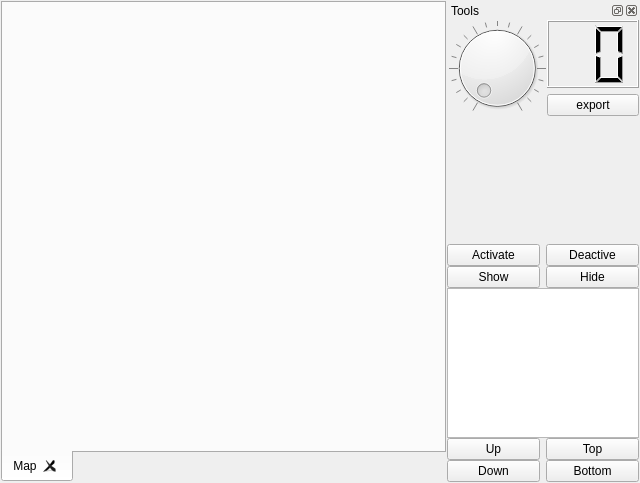
<?xml version="1.0" encoding="UTF-8"?>
<ui version="4.0">
 <class>osm_frame_widget</class>
 <widget class="QWidget" name="osm_frame_widget">
  <property name="geometry">
   <rect>
    <x>0</x>
    <y>0</y>
    <width>640</width>
    <height>483</height>
   </rect>
  </property>
  <property name="windowTitle">
   <string>osm_frame_widget</string>
  </property>
  <property name="windowIcon">
   <iconset resource="resource/resource.qrc">
    <normaloff>:/ui/icons/Folder Online aqua.png</normaloff>:/ui/icons/Folder Online aqua.png</iconset>
  </property>
  <layout class="QHBoxLayout" name="horizontalLayout_5">
   <property name="spacing">
    <number>1</number>
   </property>
   <property name="leftMargin">
    <number>1</number>
   </property>
   <property name="topMargin">
    <number>1</number>
   </property>
   <property name="rightMargin">
    <number>1</number>
   </property>
   <property name="bottomMargin">
    <number>1</number>
   </property>
   <item>
    <widget class="QTabWidget" name="tabWidget_main">
     <property name="tabPosition">
      <enum>QTabWidget::South</enum>
     </property>
     <property name="tabShape">
      <enum>QTabWidget::Rounded</enum>
     </property>
     <property name="currentIndex">
      <number>0</number>
     </property>
     <property name="iconSize">
      <size>
       <width>16</width>
       <height>16</height>
      </size>
     </property>
     <property name="elideMode">
      <enum>Qt::ElideLeft</enum>
     </property>
     <property name="usesScrollButtons">
      <bool>true</bool>
     </property>
     <property name="documentMode">
      <bool>false</bool>
     </property>
     <property name="tabsClosable">
      <bool>true</bool>
     </property>
     <property name="movable">
      <bool>true</bool>
     </property>
     <widget class="QWidget" name="tab_map">
      <attribute name="icon">
       <iconset resource="resource/resource.qrc">
        <normaloff>:/ui/icons/Folder Online aqua.png</normaloff>:/ui/icons/Folder Online aqua.png</iconset>
      </attribute>
      <attribute name="title">
       <string>Map</string>
      </attribute>
      <layout class="QHBoxLayout" name="horizontalLayout">
       <property name="spacing">
        <number>0</number>
       </property>
       <property name="sizeConstraint">
        <enum>QLayout::SetDefaultConstraint</enum>
       </property>
       <property name="leftMargin">
        <number>0</number>
       </property>
       <property name="topMargin">
        <number>0</number>
       </property>
       <property name="rightMargin">
        <number>0</number>
       </property>
       <property name="bottomMargin">
        <number>0</number>
       </property>
       <item>
        <widget class="tilesviewer" name="widget_QTV_mainMap" native="true">
         <property name="sizePolicy">
          <sizepolicy hsizetype="Expanding" vsizetype="Expanding">
           <horstretch>0</horstretch>
           <verstretch>0</verstretch>
          </sizepolicy>
         </property>
         <property name="minimumSize">
          <size>
           <width>320</width>
           <height>240</height>
          </size>
         </property>
         <property name="focusPolicy">
          <enum>Qt::WheelFocus</enum>
         </property>
        </widget>
       </item>
      </layout>
     </widget>
    </widget>
   </item>
   <item>
    <widget class="QDockWidget" name="dockWidget_QTV_side">
     <property name="sizePolicy">
      <sizepolicy hsizetype="Fixed" vsizetype="MinimumExpanding">
       <horstretch>0</horstretch>
       <verstretch>0</verstretch>
      </sizepolicy>
     </property>
     <property name="minimumSize">
      <size>
       <width>192</width>
       <height>481</height>
      </size>
     </property>
     <property name="maximumSize">
      <size>
       <width>192</width>
       <height>524287</height>
      </size>
     </property>
     <property name="windowIcon">
      <iconset resource="resource/resource.qrc">
       <normaloff>:/ui/icons/A-1 009.png</normaloff>:/ui/icons/A-1 009.png</iconset>
     </property>
     <property name="floating">
      <bool>false</bool>
     </property>
     <property name="features">
      <set>QDockWidget::AllDockWidgetFeatures</set>
     </property>
     <property name="windowTitle">
      <string>Tools</string>
     </property>
     <widget class="QWidget" name="dockWidgetContents">
      <property name="sizePolicy">
       <sizepolicy hsizetype="Preferred" vsizetype="Preferred">
        <horstretch>0</horstretch>
        <verstretch>0</verstretch>
       </sizepolicy>
      </property>
      <layout class="QVBoxLayout" name="verticalLayout_2">
       <property name="spacing">
        <number>0</number>
       </property>
       <property name="leftMargin">
        <number>0</number>
       </property>
       <property name="topMargin">
        <number>0</number>
       </property>
       <property name="rightMargin">
        <number>0</number>
       </property>
       <property name="bottomMargin">
        <number>0</number>
       </property>
       <item>
        <layout class="QHBoxLayout" name="horizontalLayout_7">
         <property name="spacing">
          <number>0</number>
         </property>
         <item>
          <widget class="QDial" name="dial_QTV_zoom">
           <property name="sizePolicy">
            <sizepolicy hsizetype="Preferred" vsizetype="Preferred">
             <horstretch>0</horstretch>
             <verstretch>0</verstretch>
            </sizepolicy>
           </property>
           <property name="minimumSize">
            <size>
             <width>96</width>
             <height>96</height>
            </size>
           </property>
           <property name="autoFillBackground">
            <bool>false</bool>
           </property>
           <property name="maximum">
            <number>20</number>
           </property>
           <property name="pageStep">
            <number>4</number>
           </property>
           <property name="invertedAppearance">
            <bool>false</bool>
           </property>
           <property name="invertedControls">
            <bool>false</bool>
           </property>
           <property name="wrapping">
            <bool>false</bool>
           </property>
           <property name="notchTarget">
            <double>3.700000000000000</double>
           </property>
           <property name="notchesVisible">
            <bool>true</bool>
           </property>
          </widget>
         </item>
         <item>
          <layout class="QVBoxLayout" name="verticalLayout">
           <item>
            <widget class="QLCDNumber" name="lcdNumber_QTV_level">
             <property name="minimumSize">
              <size>
               <width>0</width>
               <height>0</height>
              </size>
             </property>
             <property name="frameShape">
              <enum>QFrame::Box</enum>
             </property>
             <property name="smallDecimalPoint">
              <bool>false</bool>
             </property>
             <property name="digitCount">
              <number>2</number>
             </property>
             <property name="mode">
              <enum>QLCDNumber::Dec</enum>
             </property>
             <property name="segmentStyle">
              <enum>QLCDNumber::Filled</enum>
             </property>
            </widget>
           </item>
           <item>
            <widget class="QPushButton" name="pushButton_QTV_saveToFile">
             <property name="sizePolicy">
              <sizepolicy hsizetype="Preferred" vsizetype="Fixed">
               <horstretch>0</horstretch>
               <verstretch>0</verstretch>
              </sizepolicy>
             </property>
             <property name="text">
              <string>export</string>
             </property>
             <property name="icon">
              <iconset resource="resource/resource.qrc">
               <normaloff>:/ui/icons/3floppy_mount-1.png</normaloff>:/ui/icons/3floppy_mount-1.png</iconset>
             </property>
            </widget>
           </item>
          </layout>
         </item>
        </layout>
       </item>
       <item>
        <widget class="tilesviewer" name="browserView" native="true">
         <property name="sizePolicy">
          <sizepolicy hsizetype="Preferred" vsizetype="Fixed">
           <horstretch>0</horstretch>
           <verstretch>0</verstretch>
          </sizepolicy>
         </property>
         <property name="minimumSize">
          <size>
           <width>128</width>
           <height>128</height>
          </size>
         </property>
        </widget>
       </item>
       <item>
        <layout class="QHBoxLayout" name="horizontalLayout_6">
         <item>
          <widget class="QPushButton" name="pushButton_QTV_active">
           <property name="sizePolicy">
            <sizepolicy hsizetype="Preferred" vsizetype="Fixed">
             <horstretch>0</horstretch>
             <verstretch>0</verstretch>
            </sizepolicy>
           </property>
           <property name="text">
            <string>Activate</string>
           </property>
           <property name="icon">
            <iconset resource="resource/resource.qrc">
             <normaloff>:/ui/icons/Color Classic Green.png</normaloff>:/ui/icons/Color Classic Green.png</iconset>
           </property>
          </widget>
         </item>
         <item>
          <widget class="QPushButton" name="pushButton_QTV_deactive">
           <property name="sizePolicy">
            <sizepolicy hsizetype="Preferred" vsizetype="Fixed">
             <horstretch>0</horstretch>
             <verstretch>0</verstretch>
            </sizepolicy>
           </property>
           <property name="text">
            <string>Deactive</string>
           </property>
           <property name="icon">
            <iconset resource="resource/resource.qrc">
             <normaloff>:/ui/icons/Color Classic.png</normaloff>:/ui/icons/Color Classic.png</iconset>
           </property>
          </widget>
         </item>
        </layout>
       </item>
       <item>
        <layout class="QHBoxLayout" name="horizontalLayout_2">
         <property name="sizeConstraint">
          <enum>QLayout::SetMinimumSize</enum>
         </property>
         <item>
          <widget class="QPushButton" name="pushButton_QTV_visible">
           <property name="sizePolicy">
            <sizepolicy hsizetype="Preferred" vsizetype="Fixed">
             <horstretch>0</horstretch>
             <verstretch>0</verstretch>
            </sizepolicy>
           </property>
           <property name="text">
            <string>Show</string>
           </property>
           <property name="icon">
            <iconset resource="resource/resource.qrc">
             <normaloff>:/ui/icons/cn1.png</normaloff>:/ui/icons/cn1.png</iconset>
           </property>
          </widget>
         </item>
         <item>
          <widget class="QPushButton" name="pushButton_QTV_hide">
           <property name="sizePolicy">
            <sizepolicy hsizetype="Preferred" vsizetype="Fixed">
             <horstretch>0</horstretch>
             <verstretch>0</verstretch>
            </sizepolicy>
           </property>
           <property name="text">
            <string>Hide</string>
           </property>
           <property name="icon">
            <iconset resource="resource/resource.qrc">
             <normaloff>:/ui/icons/cn8.png</normaloff>:/ui/icons/cn8.png</iconset>
           </property>
          </widget>
         </item>
        </layout>
       </item>
       <item>
        <widget class="QTableView" name="tableView_QTV_layers">
         <property name="sizePolicy">
          <sizepolicy hsizetype="Maximum" vsizetype="Expanding">
           <horstretch>0</horstretch>
           <verstretch>0</verstretch>
          </sizepolicy>
         </property>
         <property name="editTriggers">
          <set>QAbstractItemView::NoEditTriggers</set>
         </property>
         <property name="selectionMode">
          <enum>QAbstractItemView::SingleSelection</enum>
         </property>
         <property name="wordWrap">
          <bool>false</bool>
         </property>
         <attribute name="horizontalHeaderDefaultSectionSize">
          <number>50</number>
         </attribute>
        </widget>
       </item>
       <item>
        <layout class="QHBoxLayout" name="horizontalLayout_3">
         <property name="sizeConstraint">
          <enum>QLayout::SetMaximumSize</enum>
         </property>
         <item>
          <widget class="QPushButton" name="pushButton_QTV_moveUp">
           <property name="sizePolicy">
            <sizepolicy hsizetype="Preferred" vsizetype="Fixed">
             <horstretch>0</horstretch>
             <verstretch>0</verstretch>
            </sizepolicy>
           </property>
           <property name="text">
            <string>Up</string>
           </property>
           <property name="icon">
            <iconset resource="resource/resource.qrc">
             <normaloff>:/ui/icons/up_symbol.png</normaloff>:/ui/icons/up_symbol.png</iconset>
           </property>
          </widget>
         </item>
         <item>
          <widget class="QPushButton" name="pushButton_QTV_moveTop">
           <property name="sizePolicy">
            <sizepolicy hsizetype="Preferred" vsizetype="Fixed">
             <horstretch>0</horstretch>
             <verstretch>0</verstretch>
            </sizepolicy>
           </property>
           <property name="text">
            <string>Top</string>
           </property>
           <property name="icon">
            <iconset resource="resource/resource.qrc">
             <normaloff>:/ui/icons/view_top_bottom.png</normaloff>:/ui/icons/view_top_bottom.png</iconset>
           </property>
          </widget>
         </item>
        </layout>
       </item>
       <item>
        <layout class="QHBoxLayout" name="horizontalLayout_4">
         <property name="sizeConstraint">
          <enum>QLayout::SetMaximumSize</enum>
         </property>
         <item>
          <widget class="QPushButton" name="pushButton_QTV_moveDown">
           <property name="sizePolicy">
            <sizepolicy hsizetype="Preferred" vsizetype="Fixed">
             <horstretch>0</horstretch>
             <verstretch>0</verstretch>
            </sizepolicy>
           </property>
           <property name="text">
            <string>Down</string>
           </property>
           <property name="icon">
            <iconset resource="resource/resource.qrc">
             <normaloff>:/ui/icons/blue - download.png</normaloff>:/ui/icons/blue - download.png</iconset>
           </property>
          </widget>
         </item>
         <item>
          <widget class="QPushButton" name="pushButton_QTV_moveBtm">
           <property name="sizePolicy">
            <sizepolicy hsizetype="Preferred" vsizetype="Fixed">
             <horstretch>0</horstretch>
             <verstretch>0</verstretch>
            </sizepolicy>
           </property>
           <property name="text">
            <string>Bottom</string>
           </property>
           <property name="icon">
            <iconset resource="resource/resource.qrc">
             <normaloff>:/ui/icons/view_bottom.png</normaloff>:/ui/icons/view_bottom.png</iconset>
           </property>
          </widget>
         </item>
        </layout>
       </item>
      </layout>
     </widget>
    </widget>
   </item>
  </layout>
 </widget>
 <layoutdefault spacing="6" margin="11"/>
 <customwidgets>
  <customwidget>
   <class>tilesviewer</class>
   <extends>QWidget</extends>
   <header>osmtiles/tilesviewer.h</header>
   <container>1</container>
  </customwidget>
 </customwidgets>
 <resources>
  <include location="resource/resource.qrc"/>
 </resources>
 <connections>
  <connection>
   <sender>dial_QTV_zoom</sender>
   <signal>valueChanged(int)</signal>
   <receiver>lcdNumber_QTV_level</receiver>
   <slot>display(int)</slot>
   <hints>
    <hint type="sourcelabel">
     <x>498</x>
     <y>72</y>
    </hint>
    <hint type="destinationlabel">
     <x>596</x>
     <y>110</y>
    </hint>
   </hints>
  </connection>
 </connections>
</ui>
